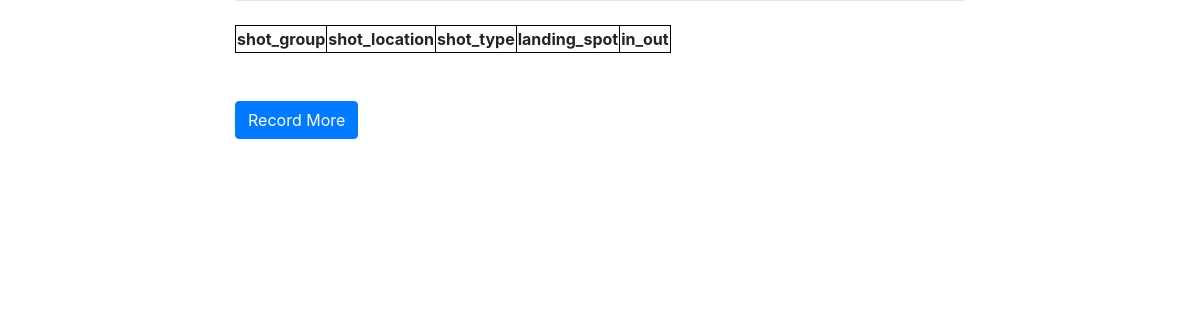
/tracker/shot/past, run on an earlier commit of the app's database.
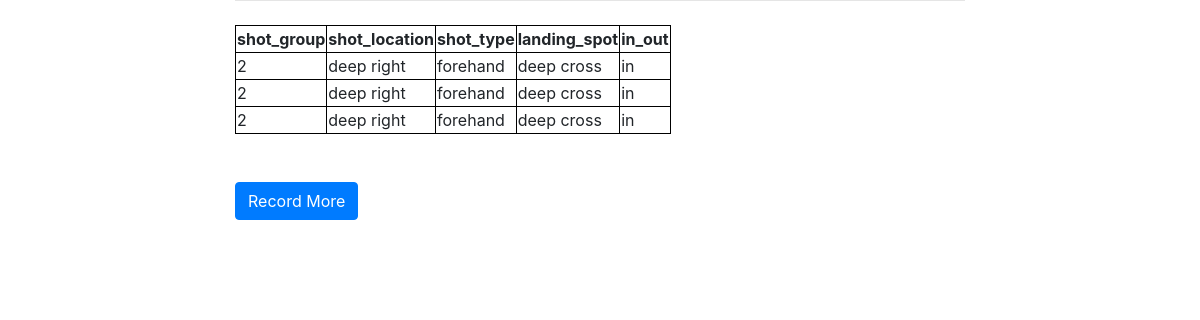
And on a later commit of the database.
### tracker/models.py (models this page shows, shortened)
class Shot(models.Model):
    shot_group = models.CharField(max_length=20, default='1')
    pub_date = models.DateTimeField('date published', default=now)
    shot_type = models.CharField(max_length=100)
    shot_location = models.CharField(max_length=100)
    landing_spot = models.CharField(max_length=100)
    in_out = models.CharField(max_length=100)

### tracker/views.py (the view)
# urls.py: path('shot/past', views.PastShot, name='past_shot')
def PastShot(request):
    query_results = Shot.objects.all()
    context = {'query_results': query_results}
    return render(request, 'tracker/past_shot.html', context)

### tracker/templates/tracker/past_shot.html (shortened to what this page needs)
{% extends 'base.html' %}
{% block content %}
<table>
    <tr>
        <th>shot_group</th>
        <th>shot_location</th>
        <th>shot_type</th>
        <th>landing_spot</th>
        <th>in_out</th>
    </tr>
    {% for item in query_results %}
    <tr>
        <td>{{ item.shot_group }}</td>
        <td>{{ item.shot_location }}</td>
        <td>{{ item.shot_type }}</td>
        <td>{{ item.landing_spot }}</td>
        <td>{{ item.in_out }}</td>
    </tr>
    {% endfor %}
</table>
<br>
<br>
<div>
    <a class="btn btn-primary" href="{% url 'tracker:shot' %}">Record More</a>
</div>
{% endblock %}

### tracker/templates/base.html (shortened to what this page needs)
<!doctype html>
<html lang="en">
  <head>
    <link rel="stylesheet" href="https://stackpath.bootstrapcdn.com/bootstrap/4.1.3/css/bootstrap.min.css">
  </head>
  <body>
    <div class="container">
      <div class="row justify-content-center">
        <div class="col-8">
          {% block content %}
          {% endblock %}
        </div>
      </div>
    </div>
  </body>
</html>

### tracker/templates/tracker/past_shot.html (style rules this page uses)
table, th, td { border: 1px solid black; border-collapse: collapse; }

What changed in the data, as far as the page shows it:
added Shot: shot_group "2", shot_location "deep right", shot_type "forehand", landing_spot "deep cross", in_out "in"
added Shot: shot_group "2", shot_location "deep right", shot_type "forehand", landing_spot "deep cross", in_out "in"
added Shot: shot_group "2", shot_location "deep right", shot_type "forehand", landing_spot "deep cross", in_out "in"
